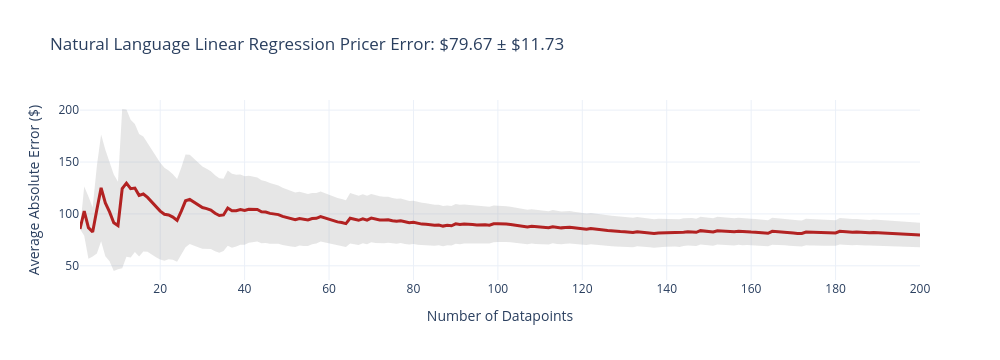
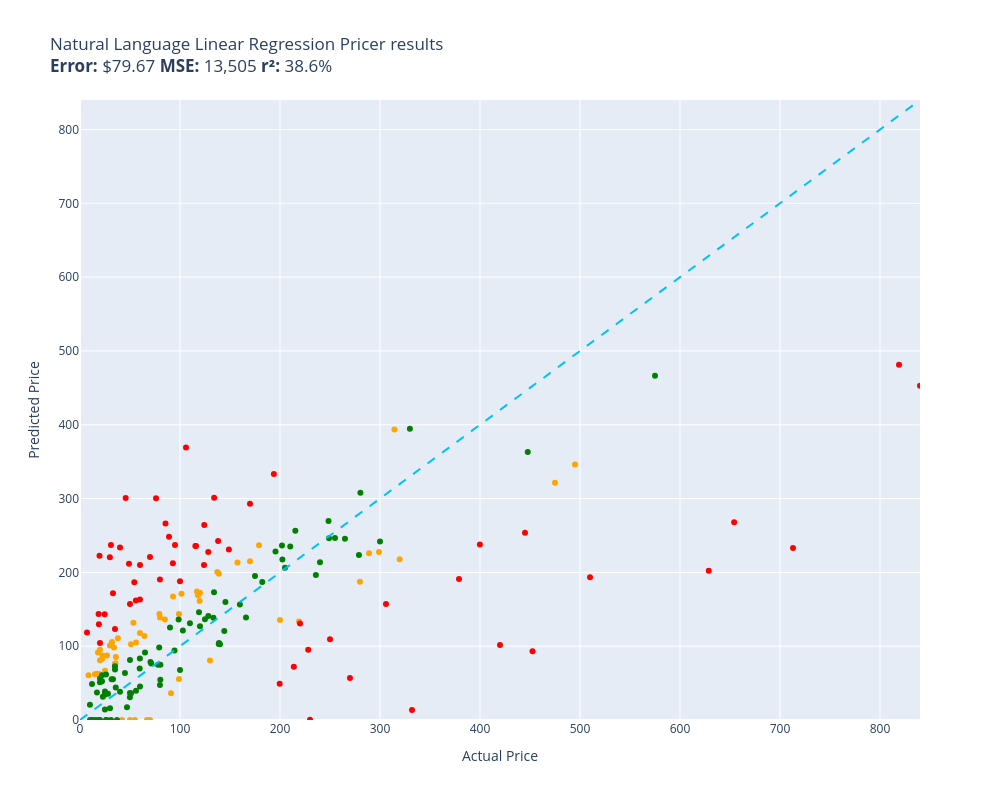

The cell these charts' notebook holds for them, in order:
### Code cell
evaluate(natural_language_linear_regression_pricer, test)

### Figure 1 — Plotly figure (JSON) as saved in the notebook; plotly's stock layout.template omitted (floating-point values rounded to 4 significant figures; data arrays with more than 128 entries replaced by an {"elided": "..."} marker saying what was removed)
{"data": [{"fill": "toself", "fillcolor": "rgba(128,128,128,0.2)", "hoverinfo": "skip", "line": {"color": "rgba(255,255,255,0)"}, "name": "95% CI", "showlegend": false, "type": "scatter", "x": {"elided": "400 int values"}, "y": {"elided": "400 float values"}}, {"customdata": {"elided": "200x1 float values"}, "hovertemplate": "n=%{x}<br>Avg Error=$%{y:,.2f}<br>±95% CI=$%{customdata[0]:,.2f}<extra></extra>", "line": {"color": "firebrick", "width": 3}, "mode": "lines", "name": "Cumulative Avg Error", "type": "scatter", "x": {"elided": "200 int values"}, "y": {"elided": "200 float values"}}], "layout": {"height": 360, "showlegend": false, "title": {"text": "Natural Language Linear Regression Pricer Error: $79.67 ± $11.73"}, "width": 1000, "xaxis": {"title": {"text": "Number of Datapoints"}}, "yaxis": {"title": {"text": "Average Absolute Error ($)"}}}}

### Figure 2 — Plotly figure (JSON) as saved in the notebook; plotly's stock layout.template omitted (floating-point values rounded to 4 significant figures)
{"data": [{"customdata": [["Old Blood Noise Excess V2 Distortion Cho...\nGuess=$133.42 Actual=$219.00"], ["NewPower99 Battery Kit for Samsung Galax...\nGuess=$0.00 Actual=$54.95"], ["EXMAX NG-10X Fresnel Lens Focusing Adapt...\nGuess=$0.00 Actual=$69.98"], ["46mm Digital Pro High-Resolution Close-U...\nGuess=$80.80 Actual=$19.99"], ["GJY Portable TV,10.6 inch Mini TV for AT...\nGuess=$143.47 Actual=$79.36"], ["HK SYSTEMS 13\" Heavy Duty Black \"Push\" O...\nGuess=$136.02 Actual=$84.95"], ["Mini PC, Kinupute Desktop Computer E3-12...\nGuess=$345.99 Actual=$495.00"], ["10GBase-LR SFP+ Transceiver, Handar 10GB...\nGuess=$95.13 Actual=$19.99"], ["Deco Mount Pro Tripod Microphone Stand w...\nGuess=$117.88 Actual=$59.95"], ["Southwire 120V/15A Right Angle User Atta...\nGuess=$110.87 Actual=$37.87"], ["DALDED LED Light Kit for Lego Sonic Gree...\nGuess=$66.78 Actual=$24.99"], ["152MM Hole Saws M42 Bi-Metal High Speed ...\nGuess=$91.55 Actual=$17.99"], ["Baseball Backpacks Large 18 Inch Bookbag...\nGuess=$103.33 Actual=$31.77"], ["Adams Check Payment and Deposit Register...\nGuess=$76.86 Actual=$35.49"], ["3D Tree Hole Branches 075 Stair Risers D...\nGuess=$80.55 Actual=$129.99"], ["KOHLER 18865-CP Filtered Water Faucet, P...\nGuess=$321.36 Actual=$475.00"], ["Fjallraven, Kanken Laptop 15\" Backpack f...\nGuess=$161.36 Actual=$119.65"], ["Projector, CRAZVIEW Projector with WiFi ...\nGuess=$131.89 Actual=$53.40"], ["Festool 492370 Platin 2 S1000 Grit 6-Inc...\nGuess=$36.33 Actual=$91.00"], ["Miyaya@ Funny Animal Masks Collection fo...\nGuess=$62.61 Actual=$16.99"], ["Trail Gear Twin Stick Kit for Top Shift ...\nGuess=$187.43 Actual=$279.92"], ["Beck/Arnley 0421945 Air Filter\nGuess=$85.25 Actual=$35.87"], ["Ceramic Talavera Mexican Tile 4x4\", 9 Pi...\nGuess=$100.85 Actual=$29.95"], ["Marvel Legends Series X-Men 6-Inch Archa...\nGuess=$55.52 Actual=$98.95"], ["Intrepid International Dressage Letters-...\nGuess=$87.49 Actual=$26.99"], ["EMART Photography C Stand with Boom Arm,...\nGuess=$172.29 Actual=$119.99"], ["Replacement Remote Control for PANASONIC...\nGuess=$76.09 Actual=$34.95"], ["KS K-STORM Replacement Silicone Mushroom...\nGuess=$60.80 Actual=$8.50"], ["LSSAGOON Backpack for Women Teen Kids Gi...\nGuess=$98.11 Actual=$33.99"], ["Grey Pneumatic 1311SD Impact Socket Set\nGuess=$213.31 Actual=$157.43"], ["4pc Wheel Spacers Adapters 4\" (2inch Per...\nGuess=$174.21 Actual=$116.95"], ["LSI Broadcom SAS 9300-8i 8-port 12Gb/s S...\nGuess=$168.99 Actual=$118.00"], ["Mikrotik RB3011UIAS-RM RouterBOARD 10xGi...\nGuess=$227.59 Actual=$299.00"], ["AC Compressor & A/C Kit For BMW 335i 335...\nGuess=$393.55 Actual=$314.41"], ["Linkloos Solar Street Lights Outdoor Wat...\nGuess=$104.97 Actual=$55.99"], ["Universal Power Group 12V 100Ah Sealed L...\nGuess=$135.49 Actual=$199.99"], ["Auertech Portable Washing Machine, 14lbs...\nGuess=$143.68 Actual=$98.99"], ["18 Inch White Undermount Kitchen Sink - ...\nGuess=$236.68 Actual=$179.00"], ["New Replacement seat cover fits Yamaha M...\nGuess=$198.11 Actual=$138.95"], ["Evan Fischer Radiator Cooling Fan Assemb...\nGuess=$200.61 Actual=$137.34"], ["Raspberry Pi 3 Model B+ Aluminum Case Me...\nGuess=$62.14 Actual=$14.99"], ["LCD Screen for Dell Inspiron 17R 17.3\" H...\nGuess=$113.77 Actual=$64.37"], ["CTLAMP XL-2100 Professional Quality XL-2...\nGuess=$105.68 Actual=$32.00"], ["Baumgartens Sicurix Blank PVC ID Cards (...\nGuess=$62.28 Actual=$19.11"], ["Venom Power Terra Hunter R/T+ R/T All-Te...\nGuess=$217.86 Actual=$319.65"], ["Audio Techinca ATW-T1002 System 10 Handh...\nGuess=$225.82 Actual=$289.00"], ["LD Compatible Ink Cartridge Replacement ...\nGuess=$0.00 Actual=$41.99"], ["BXYJY for Samsung Galaxy Z Fold 3 Case w...\nGuess=$0.00 Actual=$49.99"], ["sabermaster TCG Playmat yugioh playmat T...\nGuess=$82.80 Actual=$21.99"], ["Star Wars Die-Cast Metal TITANIUM Series...\nGuess=$87.53 Actual=$22.70"], ["DuraGo BR5330 Front Vented Disc Brake Ro...\nGuess=$170.88 Actual=$101.51"], ["Samsung DA97-07603B Freezer Ice Maker As...\nGuess=$167.25 Actual=$93.02"], ["KZ ZS10 Pro in Ear Monitor Headphone KZ ...\nGuess=$0.00 Actual=$66.99"], ["Pyle 2x120 Watt Home Audio Speaker Power...\nGuess=$102.68 Actual=$50.92"], ["MonMount Triple Monitor Stand Freestandi...\nGuess=$138.95 Actual=$79.99"], ["Xiaomi Redmi 10 2022 NFC 4G LTE (128GB +...\nGuess=$214.96 Actual=$169.99"]], "hovertemplate": "%{customdata[0]}<extra></extra>", "legendgroup": "orange", "marker": {"color": "orange", "size": 6, "symbol": "circle"}, "mode": "markers", "name": "orange", "orientation": "v", "showlegend": true, "type": "scatter", "x": [219.0, 54.95, 69.98, 19.99, 79.36, 84.95, 495.0, 19.99, 59.95, 37.87, 24.99, 17.99, 31.77, 35.49, 130.0, 475.0, 119.7, 53.4, 91.0, 16.99, 279.9, 35.87, 29.95, 98.95, 26.99, 120.0, 34.95, 8.5, 33.99, 157.4, 117.0, 118.0, 299.0, 314.4, 55.99, 200.0, 98.99, 179.0, 138.9, 137.3, 14.99, 64.37, 32.0, 19.11, 319.6, 289.0, 41.99, 49.99, 21.99, 22.7, 101.5, 93.02, 66.99, 50.92, 79.99, 170.0], "xaxis": "x", "y": [133.4, 0.0, 0.0, 80.8, 143.5, 136.0, 346.0, 95.13, 117.9, 110.9, 66.78, 91.55, 103.3, 76.86, 80.55, 321.4, 161.4, 131.9, 36.33, 62.61, 187.4, 85.25, 100.8, 55.52, 87.49, 172.3, 76.09, 60.8, 98.11, 213.3, 174.2, 169.0, 227.6, 393.6, 105.0, 135.5, 143.7, 236.7, 198.1, 200.6, 62.14, 113.8, 105.7, 62.28, 217.9, 225.8, 0.0, 0.0, 82.8, 87.53, 170.9, 167.3, 0.0, 102.7, 138.9, 215.0], "yaxis": "y"}, {"customdata": [["telpo Headlight Assembly Fit For 15 Camr...\nGuess=$235.82 Actual=$115.99"], ["Stand for Raven Pro Document Scanner - P...\nGuess=$220.42 Actual=$29.85"], ["RBC12-UPC Replacement Battery Cartridge ...\nGuess=$0.39 Actual=$229.99"], ["Bam France 2002XL Contoured Hightech Bla...\nGuess=$232.89 Actual=$713.00"], ["Metabo HPT 36V MultiVolt™ Cordless Rotar...\nGuess=$191.00 Actual=$379.00"], ["Innovative Percussion CB-6 Chamois Bass ...\nGuess=$186.64 Actual=$54.32"], ["LOVE MEI Galaxy S10 Lite Case, Military ...\nGuess=$171.57 Actual=$32.98"], ["CORSAIR Dominator Platinum RGB 32GB (2x1...\nGuess=$210.06 Actual=$124.00"], ["Bam Trekking 3027SB Single Black Clarine...\nGuess=$13.71 Actual=$332.00"], ["DEWALT 20V MAX* XR Impact Driver with Bl...\nGuess=$92.98 Actual=$452.53"], ["Scranton & Co 3 Drawer Mobile File Cabin...\nGuess=$235.68 Actual=$115.35"], ["Canon EOS Rebel T7 Digital SLR Camera wi...\nGuess=$481.28 Actual=$819.00"], ["Task T24287 Roman Ogee Router Bit with 1...\nGuess=$161.91 Actual=$55.88"], ["Travelpro Platinum Elite Slim Business L...\nGuess=$72.03 Actual=$213.83"], ["JRready ST6313 DT Deutsch Connector Kit,...\nGuess=$49.13 Actual=$199.68"], ["15\" Locking Shower Head Extension Arm in...\nGuess=$190.25 Actual=$79.95"], ["Mylites+ Standard Comic Book Mylar Sleev...\nGuess=$123.19 Actual=$34.99"], ["Dakota Alert MURS Alert Probe Sensor - M...\nGuess=$130.86 Actual=$219.99"], ["Diversitech WG840585 Motor, (Ddb) 1/3Hp,...\nGuess=$301.15 Actual=$134.12"], ["Retevis RT68 Soft Earhook Walkie Talkie ...\nGuess=$118.45 Actual=$6.99"], ["MC: Pindicator (Dual Intensity Amber)\nGuess=$233.71 Actual=$40.00"], ["Poison Spyder 10-08-020 Rocker Knocker\nGuess=$202.31 Actual=$628.76"], ["Lighted Triangle Mirror Cabinet Bathroom...\nGuess=$253.68 Actual=$445.00"], ["BESTILL Wall Mounted Shower Faucet Set, ...\nGuess=$300.33 Actual=$76.00"], ["Engine Thermostat, Replace 19301-PAA-306...\nGuess=$129.60 Actual=$18.89"], ["Dell Optiplex 390 Desktop Computer i3 3....\nGuess=$264.20 Actual=$124.27"], ["Neporal Full Spectrum Light Bulb, 6000K ...\nGuess=$143.76 Actual=$18.59"], ["LEGO Marvel Avengers War Machine Buster ...\nGuess=$163.42 Actual=$59.95"], ["Kingston Brass KS269SN Kingston Clawfoot...\nGuess=$156.99 Actual=$305.99"], ["KOHLER K-1185540-CP Assembly-Slider\nGuess=$300.83 Actual=$45.67"], ["Trim Kit for 2-handle Shower & Tub Valve...\nGuess=$237.06 Actual=$94.99"], ["iPhone 12/12 Pro Nicaragua Guardabarranc...\nGuess=$104.22 Actual=$19.97"], ["Pioneer 2AM401-BN Two Handle Kitchen Fau...\nGuess=$95.32 Actual=$228.22"], ["Aeromotive 13304 Regulator, X1 Adjustabl...\nGuess=$57.01 Actual=$269.95"], ["4LT LUMINETTE Vanity Opal GLS BSN\nGuess=$187.98 Actual=$99.99"], ["Canon Sure Shot 90u 35mm Date Camera\nGuess=$237.67 Actual=$399.89"], ["Wilkinson LOW GAUSS Vintage Tone Strat S...\nGuess=$237.23 Actual=$30.93"], ["Ibanez M510OVS Acoustic Mandolin in Vint...\nGuess=$293.09 Actual=$169.99"], ["Berta (6 Pieces) 1-1/4 inch Overlay, 90 ...\nGuess=$143.26 Actual=$24.66"], ["CradlePoint Compact Broadband Router (CB...\nGuess=$248.29 Actual=$89.00"], ["ECCPP Power Steering Pump for 2009-2010 ...\nGuess=$266.35 Actual=$85.48"], ["Skullcandy Hesh Evo Bluetooth Headphones...\nGuess=$220.70 Actual=$69.99"], ["ROHL WSGUM3018WH Wire Sink Grids, White\nGuess=$227.52 Actual=$128.28"], ["ASUS VY279HE-W 27” 1080P Monitor - White...\nGuess=$242.52 Actual=$138.10"], ["Music Hall pa15.3 MM/MC Phono Preamplifi...\nGuess=$109.36 Actual=$250.00"], ["Lorell Bell Chair Glide, 2.5\", Black\nGuess=$222.37 Actual=$19.50"], ["4 Inches Rolled Muffler Tip Catback Exha...\nGuess=$333.28 Actual=$193.88"], ["Competition Clutch Disc and Pressure Pla...\nGuess=$193.32 Actual=$510.00"], ["KUNFINE Android Radio CarPlay & Android ...\nGuess=$369.17 Actual=$106.00"], ["A-Premium Front Suspension Steering Knuc...\nGuess=$211.73 Actual=$48.99"], ["Dell XPS 13 9343-2727SLV 13.3\" Full HD S...\nGuess=$452.95 Actual=$839.99"], ["Pacific Drums PDCM1618TTRB 16 x 18 Inche...\nGuess=$101.51 Actual=$419.99"], ["Vinyl Soft Top Roll-up Adjustable Truck ...\nGuess=$231.10 Actual=$148.88"], ["Blanco 230966 Valea Stainless Steel Sink...\nGuess=$212.52 Actual=$92.88"], ["Empava 24\" Single Wall Ovens 10 Cooking ...\nGuess=$267.89 Actual=$654.14"], ["Viola Bow 4/4 Full Size Carbon Fiber (Bl...\nGuess=$157.15 Actual=$49.99"], ["Fender Hendrix Voodoo Child Coiled Instr...\nGuess=$210.06 Actual=$59.99"]], "hovertemplate": "%{customdata[0]}<extra></extra>", "legendgroup": "red", "marker": {"color": "red", "size": 6, "symbol": "circle"}, "mode": "markers", "name": "red", "orientation": "v", "showlegend": true, "type": "scatter", "x": [116.0, 29.85, 230.0, 713.0, 379.0, 54.32, 32.98, 124.0, 332.0, 452.5, 115.3, 819.0, 55.88, 213.8, 199.7, 79.95, 34.99, 220.0, 134.1, 6.99, 40.0, 628.8, 445.0, 76.0, 18.89, 124.3, 18.59, 59.95, 306.0, 45.67, 94.99, 19.97, 228.2, 269.9, 99.99, 399.9, 30.93, 170.0, 24.66, 89.0, 85.48, 69.99, 128.3, 138.1, 250.0, 19.5, 193.9, 510.0, 106.0, 48.99, 840.0, 420.0, 148.9, 92.88, 654.1, 49.99, 59.99], "xaxis": "x", "y": [235.8, 220.4, 0.3947, 232.9, 191.0, 186.6, 171.6, 210.1, 13.71, 92.98, 235.7, 481.3, 161.9, 72.03, 49.13, 190.3, 123.2, 130.9, 301.1, 118.5, 233.7, 202.3, 253.7, 300.3, 129.6, 264.2, 143.8, 163.4, 157.0, 300.8, 237.1, 104.2, 95.32, 57.01, 188.0, 237.7, 237.2, 293.1, 143.3, 248.3, 266.4, 220.7, 227.5, 242.5, 109.4, 222.4, 333.3, 193.3, 369.2, 211.7, 453.0, 101.5, 231.1, 212.5, 267.9, 157.1, 210.1], "yaxis": "y"}, {"customdata": [["SuppliesOutlet Compatible Toner Cartridg...\nGuess=$120.66 Actual=$144.29"], ["ACDelco GM Original Equipment FW339 Fron...\nGuess=$256.46 Actual=$215.33"], ["8544771 Dryer Heating Element, 279816 Th...\nGuess=$43.92 Actual=$35.74"], ["Pump Head TBVECHI 175PSI 4KW 5.5HP 21CFM...\nGuess=$394.50 Actual=$329.90"], ["Panasonic KX-TG6511B DECT 6.0 PLUS Expan...\nGuess=$98.28 Actual=$79.20"], ["LD Products Compatible Toner Cartridge R...\nGuess=$81.19 Actual=$49.98"], ["APS iBoard 6-inch Aluminum (Black Powder...\nGuess=$234.93 Actual=$210.23"], ["PEMP E65 E66 CDC Simulate Optical Fiber ...\nGuess=$146.06 Actual=$119.00"], ["Intermatic PX300 12V 300W Transformer wi...\nGuess=$173.02 Actual=$134.00"], ["SKB iSeries 3i-13096-6KP Case for BlackM...\nGuess=$195.23 Actual=$174.99"], ["June Garden 12\" Sweet Dolly Charlotte - ...\nGuess=$56.28 Actual=$19.99"], ["Aolemi Oil Rubbed Bronze Single Function...\nGuess=$136.29 Actual=$98.65"], ["Clementoni 39132.5 Jigsaw Puzzle 1,000 P...\nGuess=$47.46 Actual=$79.95"], ["GanFindX Portable Car Hand Controls for ...\nGuess=$156.50 Actual=$159.90"], ["KOMPUTERBAY 4GB 2X 2GB DDR2 1066MHz PC2-...\nGuess=$54.51 Actual=$80.34"], ["Evergreen HSHB2005 Cylinder Head Gasket ...\nGuess=$69.62 Actual=$59.69"], ["Tidal Front + Rear Fender Flares 4PC Poc...\nGuess=$246.45 Actual=$254.99"], ["Wenger City Upgrade Laptop Backpack with...\nGuess=$159.79 Actual=$145.42"], ["AUTOFREE LED Tail Lights Assembly Compat...\nGuess=$236.56 Actual=$201.99"], ["Evan-Fischer Front Bumper Cover Compatib...\nGuess=$217.48 Actual=$202.38"], ["Laisomeke Waterproof Junction Box, Unive...\nGuess=$0.00 Actual=$11.99"], ["Sumerain S1339CM Double Handle Widesprea...\nGuess=$196.31 Actual=$235.86"], ["Webcem Solar Shed Light Outdoor Indoor, ...\nGuess=$74.81 Actual=$77.96"], ["Western Digital Enterprise RE4-GP 2TB SA...\nGuess=$130.93 Actual=$109.95"], ["DIMARZIO 204284 DP 163FBK Blues Bucker G...\nGuess=$125.40 Actual=$89.99"], ["VLAND LED Smoked Taillights Compatible F...\nGuess=$213.85 Actual=$239.99"], ["PM Auto Front Right Quick Complete Strut...\nGuess=$136.37 Actual=$124.94"], ["Tablet PC Cover Compatible with Lenovo T...\nGuess=$55.36 Actual=$31.61"], ["Ultra Duster Canned Air Net 10 Oz 6-Pack\nGuess=$30.89 Actual=$49.90"], ["IQShield Screen Protector Compatible wit...\nGuess=$20.63 Actual=$9.95"], ["Liberty Imports 12 Pack: US Military Toy...\nGuess=$37.43 Actual=$16.98"], ["Pidoko Kids Train Table, Grey with 90 Pc...\nGuess=$126.90 Actual=$119.97"], ["Satco S9596, 4 Count (Pack of 1), 4.18\nGuess=$48.83 Actual=$12.00"], ["ANZO USA 111207 GMC SIERRA 99-06 / YUKON...\nGuess=$186.87 Actual=$182.28"], ["KUNN Small Electrician Tool Pouch Utilit...\nGuess=$52.33 Actual=$21.99"], ["Walker Exhaust Ultra EPA 16478 Direct Fi...\nGuess=$466.56 Actual=$574.99"], ["GE RPWF SmartWater Comparable Refrigerat...\nGuess=$0.00 Actual=$36.99"], ["Urth 62mm UV, Circular Polarizing (CPL),...\nGuess=$104.45 Actual=$139.00"], ["MGP Caliper Covers 39011SACURD Red Powde...\nGuess=$246.32 Actual=$249.00"], ["Royal Designs, Inc. Decorative Abundant ...\nGuess=$38.52 Actual=$24.95"], ["NewFantasia Replacement Audio Cable with...\nGuess=$0.00 Actual=$31.00"], ["MONOCARBON Forged Carbon Fiber Case for ...\nGuess=$45.24 Actual=$59.99"], ["DuraGo 29515020 Front Hub Assembly\nGuess=$140.95 Actual=$128.34"], ["MXR Carbon Copy Deluxe Analog Delay Guit...\nGuess=$228.44 Actual=$195.50"], ["Chalkboard Name Badges with Magnetic Bac...\nGuess=$51.22 Actual=$19.95"], ["GENUINE VOLVO THERMOSTAT (3.0, 3.2) S60 ...\nGuess=$121.40 Actual=$102.85"], ["USB Charger, CIVIE High Speed 60W Multip...\nGuess=$0.00 Actual=$15.99"], ["Pyle Wireless Rear View Backup Camera - ...\nGuess=$78.54 Actual=$70.45"], ["Cardone 84-58642 New HEI Electronic Dist...\nGuess=$138.82 Actual=$165.99"], ["Hp Pavilion P7-1257c Motherboard Aahd3-h...\nGuess=$83.42 Actual=$59.86"], ["Kastar Battery Pack Replacement for Sony...\nGuess=$0.00 Actual=$19.99"], ["Amana Tool - SC587 Carbide Tipped 3-Wing...\nGuess=$76.69 Actual=$71.23"], ["AZX Stylus Pencil for Apple iPad Pro 202...\nGuess=$15.98 Actual=$29.99"], ["UPR Mach 1 Chin Spoiler Fits 94-98 Musta...\nGuess=$91.37 Actual=$64.99"], ["SP Air Corporation SP-8102BU 1/4-Inch He...\nGuess=$206.28 Actual=$204.99"], ["Diversitech UC2436-3 Ultralite Condenser...\nGuess=$74.93 Actual=$80.39"], ["200 ' feet True 14 Gauge AWG CCA Speaker...\nGuess=$63.67 Actual=$44.95"], ["APS iBoard (304 Stainless Steel Polished...\nGuess=$245.72 Actual=$264.95"], ["200 Couples Conversation Cards - Enjoy B...\nGuess=$55.28 Actual=$32.97"], ["The Puppet Company - Carpet-Unicorn, Whi...\nGuess=$0.00 Actual=$19.00"], ["KYX Racing Hardened Steel Center Drive S...\nGuess=$17.36 Actual=$46.99"], ["StonKraft Brass Chess Board Game Set wit...\nGuess=$102.77 Actual=$140.00"], ["VIPMOTOZ Sequential Turn Signal Premium ...\nGuess=$223.41 Actual=$278.94"], ["OEM Samsung Remote Control Shipped with ...\nGuess=$39.69 Actual=$56.00"], ["Custom Engagement Logo Desk Embosser Sea...\nGuess=$36.57 Actual=$49.95"], ["520 Pieces Christmas Envelope Seal Stick...\nGuess=$0.00 Actual=$25.99"], ["BestPricedDecals Wine A BIT, You'll Feel...\nGuess=$0.00 Actual=$12.98"], ["VATOS 4 Packs Bubble Machine Gun for Kid...\nGuess=$31.53 Actual=$22.88"], ["Steering Wheel, Carbon Fiber Automotive ...\nGuess=$363.13 Actual=$447.74"], ["VONADO Space Wars Colonial Viper MK1 Bui...\nGuess=$38.34 Actual=$39.99"], ["Replacement Remote Control fit for Sony ...\nGuess=$0.00 Actual=$9.99"], ["Disney Princess Sparkling Princess Sleep...\nGuess=$34.57 Actual=$24.95"], ["Glovion Music Stand Light, Clip On Piano...\nGuess=$35.51 Actual=$27.99"], ["Intex River Run Connect Lounge (Four)\nGuess=$94.25 Actual=$94.49"], ["Think Gizmos Build Your Own Robot Toys f...\nGuess=$14.21 Actual=$24.95"], ["HP Laserjet 2100 Laser Printer W/Test Pr...\nGuess=$241.85 Actual=$299.98"], ["PowerSport Front Rear Brakes and Rotors ...\nGuess=$269.57 Actual=$248.51"], ["VTech Strum and Jam Kidi Musical Guitar ...\nGuess=$60.66 Actual=$21.99"], ["Targus CityGear Durable Backpack, Black,...\nGuess=$138.63 Actual=$133.43"], ["W11130208 W10695459 Refrigerator LED Mod...\nGuess=$0.00 Actual=$26.59"], ["Jada Toys Ryan's World Combo Panda Airli...\nGuess=$72.74 Actual=$34.94"], ["STICKGOO Peel and Stick Backsplash for K...\nGuess=$68.36 Actual=$34.99"], ["Garmin 010-12402-10 GT15M-TM Transom-Mou...\nGuess=$102.92 Actual=$138.74"], ["Fitness Center Gym Room Weight Train Dua...\nGuess=$67.66 Actual=$99.99"], ["For Volvo C70 S70 V70 V40 S40 AC Compres...\nGuess=$307.95 Actual=$280.41"], ["Refresh NSF-53 Premium Replacement Refri...\nGuess=$36.38 Actual=$50.99"], ["NICKSTON Red Sparkling Glitter Slim Band...\nGuess=$61.65 Actual=$25.99"]], "hovertemplate": "%{customdata[0]}<extra></extra>", "legendgroup": "green", "marker": {"color": "green", "size": 6, "symbol": "circle"}, "mode": "markers", "name": "green", "orientation": "v", "showlegend": true, "type": "scatter", "x": [144.3, 215.3, 35.74, 329.9, 79.2, 49.98, 210.2, 119.0, 134.0, 175.0, 19.99, 98.65, 79.95, 159.9, 80.34, 59.69, 255.0, 145.4, 202.0, 202.4, 11.99, 235.9, 77.96, 110.0, 89.99, 240.0, 124.9, 31.61, 49.9, 9.95, 16.98, 120.0, 12.0, 182.3, 21.99, 575.0, 36.99, 139.0, 249.0, 24.95, 31.0, 59.99, 128.3, 195.5, 19.95, 102.8, 15.99, 70.45, 166.0, 59.86, 19.99, 71.23, 29.99, 64.99, 205.0, 80.39, 44.95, 264.9, 32.97, 19.0, 46.99, 140.0, 278.9, 56.0, 49.95, 25.99, 12.98, 22.88, 447.7, 39.99, 9.99, 24.95, 27.99, 94.49, 24.95, 300.0, 248.5, 21.99, 133.4, 26.59, 34.94, 34.99, 138.7, 99.99, 280.4, 50.99, 25.99], "xaxis": "x", "y": [120.7, 256.5, 43.92, 394.5, 98.28, 81.19, 234.9, 146.1, 173.0, 195.2, 56.28, 136.3, 47.46, 156.5, 54.51, 69.62, 246.5, 159.8, 236.6, 217.5, 0.0, 196.3, 74.81, 130.9, 125.4, 213.9, 136.4, 55.36, 30.89, 20.63, 37.43, 126.9, 48.83, 186.9, 52.33, 466.6, 0.0, 104.4, 246.3, 38.52, 0.0, 45.24, 141.0, 228.4, 51.22, 121.4, 0.0, 78.54, 138.8, 83.42, 0.0, 76.69, 15.98, 91.37, 206.3, 74.93, 63.67, 245.7, 55.28, 0.0, 17.36, 102.8, 223.4, 39.69, 36.57, 0.0, 0.0, 31.53, 363.1, 38.34, 0.0, 34.57, 35.51, 94.25, 14.21, 241.9, 269.6, 60.66, 138.6, 0.0, 72.74, 68.36, 102.9, 67.66, 308.0, 36.38, 61.65], "yaxis": "y"}, {"hoverinfo": "skip", "line": {"color": "deepskyblue", "dash": "dash", "width": 2}, "mode": "lines", "name": "y = x", "showlegend": false, "type": "scatter", "x": [0, 840.0], "y": [0, 840.0]}], "layout": {"height": 800, "legend": {"title": {"text": "color"}, "tracegroupgap": 0}, "showlegend": false, "title": {"text": "Natural Language Linear Regression Pricer results<br><b>Error:</b> $79.67 <b>MSE:</b> 13,505 <b>r²:</b> 38.6%"}, "width": 1000, "xaxis": {"anchor": "y", "domain": [0, 1], "range": [0, 840.0], "title": {"text": "Actual Price"}}, "yaxis": {"anchor": "x", "domain": [0, 1], "range": [0, 840.0], "title": {"text": "Predicted Price"}}}}
